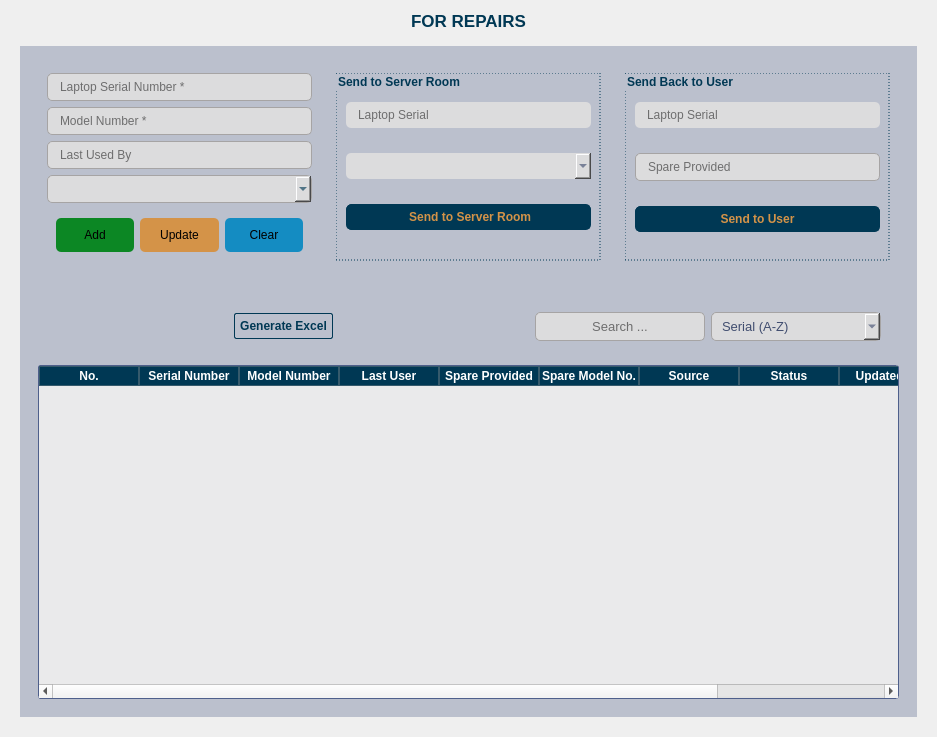
               <widget class="QWidget" name="sentForRepairPage">
                <property name="styleSheet">
                 <string notr="true">
/** SENT FOR REPAIRS TAB PANE ******/

#sentForRepairTabWidget{
border: none;
background-color:#bbc0cd;
} 


#sentForRepairTabWidget QLineEdit,#sentForRepairTabWidget QComboBox{
color:#000000;
background-color:#dcdcdd;
border:1px solid rgba(166,164,164,1);
border-radius:5px;
padding:5px 10px;
}

#sentForRepairTabWidget QLineEdit:hover,#sentForRepairTabWidget QComboBox:hover{

border:1px solid red;

}

#sentForRepairTabWidget QLineEdit:focus,#sentForRepairTabWidget QComboBox:focus{

border:1px solid red;

}

#sentForRepairButtons QPushButton{
padding:10px;
}
 #addSentForRepairBtn:hover{
background-color:#0eab1b;
}
#addSentForRepairBtn{
border-radius:5px;
padding: 5px 10px;
background-color:#0c8724;
}
#updateSentForRepairBtn{
border-radius:5px;
padding: 5px 10px;
background-color:#d49348;
}
#updateSentForRepairBtn:hover{
background-color:#ad610a;
}
#clearSentForRepairBtn{
border-radius:5px;
padding: 5px 10px;
background-color:#148cc2;
}
#clearSentForRepairBtn:hover{
background-color:#1cabeb;
}


#ssrBtn,#ssuBtn,#repairSearchBtn{
padding:10px;
color:#d49348;
background-color:#003854;
border:1px solid #003854;
border-radius:5px;
padding: 5px 10px;

}
#ssrBtn:hover,#ssuBtn:hover,#repairSearchBtn:hover{
background-color:#d49348;
border-color:#003854;
color:#003854;

}

#sentForRepairTabWidget QTableWidget{
color:#003854;
background-color:#eaeaeb;
border:1px solid #4e5f8b;
border-radius:3px;
}
#sentForRepairTabWidget QHeaderView::section{
background: #003854;
border:1px solid qlineargradient(spread:pad,  x1:0 y1:0, x2:1 y2:0, stop:0 rgba(54,90,108,1) stop:1 rgba(54,90,108,1));
color:#fff;
font-weight:bold;

}

#repairsGenerateCSVBtn{
border:1px solid #003854;
border-radius:2px;
padding:5px;
color:#003854;

}
#repairsGenerateCSVBtn:hover{
background-color:#003854;
color:#fff;
}

</string>
                </property>
                <layout class="QVBoxLayout" name="verticalLayout_16">
                 <item>
                  <widget class="QLabel" name="label_11">
                   <property name="font">
                    <font>
                     <pointsize>13</pointsize>
                     <weight>75</weight>
                     <bold>true</bold>
                    </font>
                   </property>
                   <property name="styleSheet">
                    <string notr="true">color:#003854;</string>
                   </property>
                   <property name="text">
                    <string>FOR REPAIRS</string>
                   </property>
                   <property name="alignment">
                    <set>Qt::AlignCenter</set>
                   </property>
                  </widget>
                 </item>
                 <item>
                  <widget class="QWidget" name="widget_17" native="true">
                   <layout class="QVBoxLayout" name="verticalLayout_32">
                    <item>
                     <widget class="QWidget" name="sentForRepairTabWidget" native="true">
                      <property name="styleSheet">
                       <string notr="true">#sendRepairtoServerGroupBox QGroupBox{
color:#003854;
border:1px dashed #003854;
}
 #sendRepairtoUserGroupBox QGroupBox{
color:#003854;
border:1px dotted #003854;
}</string>
                      </property>
                      <layout class="QVBoxLayout" name="verticalLayout_33">
                       <item>
                        <widget class="QWidget" name="widget_21" native="true">
                         <layout class="QHBoxLayout" name="horizontalLayout_23">
                          <item>
                           <widget class="QWidget" name="widget_23" native="true">
                            <layout class="QVBoxLayout" name="verticalLayout_35">
                             <item>
                              <widget class="QLineEdit" name="txtSentForRepairSerial">
                               <property name="placeholderText">
                                <string>Laptop Serial Number *</string>
                               </property>
                              </widget>
                             </item>
                             <item>
                              <widget class="QLineEdit" name="txtSentForRepairModel">
                               <property name="placeholderText">
                                <string>Model Number *</string>
                               </property>
                              </widget>
                             </item>
                             <item>
                              <widget class="QLineEdit" name="txtSentForRepairLastUser">
                               <property name="contextMenuPolicy">
                                <enum>Qt::NoContextMenu</enum>
                               </property>
                               <property name="placeholderText">
                                <string>Last Used By</string>
                               </property>
                               <property name="cursorMoveStyle">
                                <enum>Qt::LogicalMoveStyle</enum>
                               </property>
                              </widget>
                             </item>
                             <item>
                              <widget class="QComboBox" name="txtSentForRepairStatus">
                               <property name="styleSheet">
                                <string notr="true">color:#003854;</string>
                               </property>
                               <item>
                                <property name="text">
                                 <string/>
                                </property>
                               </item>
                               <item>
                                <property name="text">
                                 <string>Repair Screen</string>
                                </property>
                               </item>
                               <item>
                                <property name="text">
                                 <string>Repair Keyboard</string>
                                </property>
                               </item>
                               <item>
                                <property name="text">
                                 <string>Repair Trackpad</string>
                                </property>
                               </item>
                               <item>
                                <property name="text">
                                 <string>Repair Charging Port</string>
                                </property>
                               </item>
                               <item>
                                <property name="text">
                                 <string/>
                                </property>
                               </item>
                               <item>
                                <property name="text">
                                 <string>Other Repairs</string>
                                </property>
                               </item>
                              </widget>
                             </item>
                             <item>
                              <widget class="QWidget" name="sentForRepairButtons" native="true">
                               <layout class="QHBoxLayout" name="horizontalLayout_24">
                                <item>
                                 <widget class="QPushButton" name="addSentForRepairBtn">
                                  <property name="cursor">
                                   <cursorShape>PointingHandCursor</cursorShape>
                                  </property>
                                  <property name="text">
                                   <string>Add</string>
                                  </property>
                                  <property name="icon">
                                   <iconset resource="resources.qrc">
                                    <normaloff>:/Icons/Icons/plus-circle.svg</normaloff>:/Icons/Icons/plus-circle.svg</iconset>
                                  </property>
                                 </widget>
                                </item>
                                <item>
                                 <widget class="QPushButton" name="updateSentForRepairBtn">
                                  <property name="cursor">
                                   <cursorShape>PointingHandCursor</cursorShape>
                                  </property>
                                  <property name="text">
                                   <string>Update</string>
                                  </property>
                                  <property name="icon">
                                   <iconset resource="resources.qrc">
                                    <normaloff>:/Icons/Icons/refresh-ccw.svg</normaloff>:/Icons/Icons/refresh-ccw.svg</iconset>
                                  </property>
                                 </widget>
                                </item>
                                <item>
                                 <widget class="QPushButton" name="clearSentForRepairBtn">
                                  <property name="cursor">
                                   <cursorShape>PointingHandCursor</cursorShape>
                                  </property>
                                  <property name="text">
                                   <string>Clear</string>
                                  </property>
                                  <property name="icon">
                                   <iconset resource="resources.qrc">
                                    <normaloff>:/Icons/Icons/check.svg</normaloff>:/Icons/Icons/check.svg</iconset>
                                  </property>
                                 </widget>
                                </item>
                               </layout>
                              </widget>
                             </item>
                            </layout>
                           </widget>
                          </item>
                          <item>
                           <widget class="QWidget" name="sendRepairtoServerGroupBox" native="true">
                            <layout class="QVBoxLayout" name="verticalLayout_37">
                             <item>
                              <widget class="QGroupBox" name="groupBox">
                               <property name="font">
                                <font>
                                 <weight>75</weight>
                                 <bold>true</bold>
                                </font>
                               </property>
                               <property name="styleSheet">
                                <string notr="true"/>
                               </property>
                               <property name="title">
                                <string>Send to Server Room</string>
                               </property>
                               <layout class="QVBoxLayout" name="verticalLayout_38">
                                <item>
                                 <widget class="QLineEdit" name="txtSSRSerial">
                                  <property name="enabled">
                                   <bool>false</bool>
                                  </property>
                                  <property name="styleSheet">
                                   <string notr="true">border:none;</string>
                                  </property>
                                  <property name="placeholderText">
                                   <string>Laptop Serial</string>
                                  </property>
                                 </widget>
                                </item>
                                <item>
                                 <widget class="QComboBox" name="txtSSRStatus">
                                  <property name="styleSheet">
                                   <string notr="true">border:none;
color:#404d6f;</string>
                                  </property>
                                  <item>
                                   <property name="text">
                                    <string/>
                                   </property>
                                  </item>
                                  <item>
                                   <property name="text">
                                    <string>Repair Success</string>
                                   </property>
                                  </item>
                                  <item>
                                   <property name="text">
                                    <string>Faulty</string>
                                   </property>
                                  </item>
                                  <item>
                                   <property name="text">
                                    <string>Damaged</string>
                                   </property>
                                  </item>
                                 </widget>
                                </item>
                                <item>
                                 <widget class="QPushButton" name="ssrBtn">
                                  <property name="font">
                                   <font>
                                    <weight>75</weight>
                                    <bold>true</bold>
                                   </font>
                                  </property>
                                  <property name="cursor">
                                   <cursorShape>PointingHandCursor</cursorShape>
                                  </property>
                                  <property name="styleSheet">
                                   <string notr="true"/>
                                  </property>
                                  <property name="text">
                                   <string> Send to Server Room</string>
                                  </property>
                                  <property name="icon">
                                   <iconset resource="resources.qrc">
                                    <normaloff>:/Icons/Icons/server.svg</normaloff>:/Icons/Icons/server.svg</iconset>
                                  </property>
                                 </widget>
                                </item>
                               </layout>
                              </widget>
                             </item>
                            </layout>
                           </widget>
                          </item>
                          <item>
                           <widget class="QWidget" name="sendRepairtoUserGroupBox" native="true">
                            <layout class="QVBoxLayout" name="verticalLayout_36">
                             <item>
                              <widget class="QGroupBox" name="groupbox2">
                               <property name="font">
                                <font>
                                 <weight>75</weight>
                                 <bold>true</bold>
                                </font>
                               </property>
                               <property name="styleSheet">
                                <string notr="true"/>
                               </property>
                               <property name="title">
                                <string>Send Back to User</string>
                               </property>
                               <layout class="QVBoxLayout" name="verticalLayout_46">
                                <item>
                                 <widget class="QLineEdit" name="txtSSUSerial">
                                  <property name="enabled">
                                   <bool>false</bool>
                                  </property>
                                  <property name="styleSheet">
                                   <string notr="true">border:none;</string>
                                  </property>
                                  <property name="placeholderText">
                                   <string>Laptop Serial</string>
                                  </property>
                                 </widget>
                                </item>
                                <item>
                                 <widget class="QLineEdit" name="txtSSUSpare">
                                  <property name="enabled">
                                   <bool>false</bool>
                                  </property>
                                  <property name="placeholderText">
                                   <string>Spare Provided</string>
                                  </property>
                                 </widget>
                                </item>
                                <item>
                                 <widget class="QPushButton" name="ssuBtn">
                                  <property name="font">
                                   <font>
                                    <weight>75</weight>
                                    <bold>true</bold>
                                   </font>
                                  </property>
                                  <property name="cursor">
                                   <cursorShape>PointingHandCursor</cursorShape>
                                  </property>
                                  <property name="styleSheet">
                                   <string notr="true"/>
                                  </property>
                                  <property name="text">
                                   <string>Send to User</string>
                                  </property>
                                  <property name="icon">
                                   <iconset resource="resources.qrc">
                                    <normaloff>:/Icons/Icons/users.svg</normaloff>:/Icons/Icons/users.svg</iconset>
                                  </property>
                                 </widget>
                                </item>
                               </layout>
                              </widget>
                             </item>
                            </layout>
                           </widget>
                          </item>
                         </layout>
                        </widget>
                       </item>
                       <item>
                        <widget class="QWidget" name="widget_22" native="true">
                         <layout class="QVBoxLayout" name="verticalLayout_34">
                          <item>
                           <widget class="QWidget" name="widget_20" native="true">
                            <property name="minimumSize">
                             <size>
                              <width>0</width>
                              <height>30</height>
                             </size>
                            </property>
                            <layout class="QHBoxLayout" name="horizontalLayout_25">
                             <item>
                              <widget class="QWidget" name="widget_24" native="true">
                               <property name="enabled">
                                <bool>false</bool>
                               </property>
                               <widget class="QLineEdit" name="txtRepairLaptopID">
                                <property name="enabled">
                                 <bool>false</bool>
                                </property>
                                <property name="geometry">
                                 <rect>
                                  <x>9</x>
                                  <y>10</y>
                                  <width>128</width>
                                  <height>28</height>
                                 </rect>
                                </property>
                                <property name="styleSheet">
                                 <string notr="true">background:transparent;
border:none;
color:transparent;</string>
                                </property>
                                <property name="echoMode">
                                 <enum>QLineEdit::NoEcho</enum>
                                </property>
                                <property name="readOnly">
                                 <bool>true</bool>
                                </property>
                               </widget>
                              </widget>
                             </item>
                             <item alignment="Qt::AlignHCenter">
                              <widget class="QWidget" name="widget_26" native="true">
                               <layout class="QVBoxLayout" name="verticalLayout_44">
                                <item>
                                 <widget class="QPushButton" name="repairsGenerateCSVBtn">
                                  <property name="font">
                                   <font>
                                    <weight>75</weight>
                                    <bold>true</bold>
                                   </font>
                                  </property>
                                  <property name="cursor">
                                   <cursorShape>PointingHandCursor</cursorShape>
                                  </property>
                                  <property name="text">
                                   <string>Generate Excel</string>
                                  </property>
                                  <property name="icon">
                                   <iconset resource="resources.qrc">
                                    <normaloff>:/Icons/Icons/file-text.svg</normaloff>:/Icons/Icons/file-text.svg</iconset>
                                  </property>
                                 </widget>
                                </item>
                               </layout>
                              </widget>
                             </item>
                             <item alignment="Qt::AlignVCenter">
                              <widget class="QWidget" name="widget_27" native="true">
                               <property name="minimumSize">
                                <size>
                                 <width>0</width>
                                 <height>42</height>
                                </size>
                               </property>
                               <layout class="QHBoxLayout" name="horizontalLayout_26"/>
                              </widget>
                             </item>
                             <item alignment="Qt::AlignHCenter|Qt::AlignVCenter">
                              <widget class="QWidget" name="widget_28" native="true">
                               <property name="minimumSize">
                                <size>
                                 <width>0</width>
                                 <height>42</height>
                                </size>
                               </property>
                               <layout class="QHBoxLayout" name="horizontalLayout_27">
                                <item alignment="Qt::AlignRight">
                                 <widget class="QLineEdit" name="txtSearchRepairs">
                                  <property name="sizePolicy">
                                   <sizepolicy hsizetype="Fixed" vsizetype="Fixed">
                                    <horstretch>0</horstretch>
                                    <verstretch>0</verstretch>
                                   </sizepolicy>
                                  </property>
                                  <property name="minimumSize">
                                   <size>
                                    <width>170</width>
                                    <height>0</height>
                                   </size>
                                  </property>
                                  <property name="maximumSize">
                                   <size>
                                    <width>170</width>
                                    <height>16777215</height>
                                   </size>
                                  </property>
                                  <property name="font">
                                   <font>
                                    <pointsize>10</pointsize>
                                   </font>
                                  </property>
                                  <property name="contextMenuPolicy">
                                   <enum>Qt::DefaultContextMenu</enum>
                                  </property>
                                  <property name="echoMode">
                                   <enum>QLineEdit::Normal</enum>
                                  </property>
                                  <property name="alignment">
                                   <set>Qt::AlignCenter</set>
                                  </property>
                                  <property name="placeholderText">
                                   <string>Search ...</string>
                                  </property>
                                  <property name="clearButtonEnabled">
                                   <bool>true</bool>
                                  </property>
                                 </widget>
                                </item>
                                <item alignment="Qt::AlignRight">
                                 <widget class="QComboBox" name="repairLaptopSearchCombo">
                                  <property name="sizePolicy">
                                   <sizepolicy hsizetype="Fixed" vsizetype="Fixed">
                                    <horstretch>0</horstretch>
                                    <verstretch>0</verstretch>
                                   </sizepolicy>
                                  </property>
                                  <property name="minimumSize">
                                   <size>
                                    <width>170</width>
                                    <height>0</height>
                                   </size>
                                  </property>
                                  <property name="maximumSize">
                                   <size>
                                    <width>170</width>
                                    <height>16777215</height>
                                   </size>
                                  </property>
                                  <property name="font">
                                   <font>
                                    <pointsize>10</pointsize>
                                   </font>
                                  </property>
                                  <property name="styleSheet">
                                   <string notr="true">color: #404d6f;</string>
                                  </property>
                                  <property name="editable">
                                   <bool>false</bool>
                                  </property>
                                  <property name="currentText">
                                   <string>Serial (A-Z)</string>
                                  </property>
                                  <item>
                                   <property name="text">
                                    <string>Serial (A-Z)</string>
                                   </property>
                                  </item>
                                  <item>
                                   <property name="text">
                                    <string>Model (A-Z)</string>
                                   </property>
                                  </item>
                                  <item>
                                   <property name="text">
                                    <string>Last User (A-Z)</string>
                                   </property>
                                  </item>
                                 </widget>
                                </item>
                               </layout>
                              </widget>
                             </item>
                            </layout>
                           </widget>
                          </item>
                          <item>
                           <widget class="QTableWidget" name="RepairsRecordTable">
                            <property name="sizePolicy">
                             <sizepolicy hsizetype="Expanding" vsizetype="Expanding">
                              <horstretch>0</horstretch>
                              <verstretch>0</verstretch>
                             </sizepolicy>
                            </property>
                            <property name="minimumSize">
                             <size>
                              <width>861</width>
                              <height>334</height>
                             </size>
                            </property>
                            <property name="editTriggers">
                             <set>QAbstractItemView::AnyKeyPressed</set>
                            </property>
                            <property name="showGrid">
                             <bool>true</bool>
                            </property>
                            <property name="sortingEnabled">
                             <bool>false</bool>
                            </property>
                            <attribute name="horizontalHeaderCascadingSectionResizes">
                             <bool>false</bool>
                            </attribute>
                            <attribute name="horizontalHeaderShowSortIndicator" stdset="0">
                             <bool>false</bool>
                            </attribute>
                            <attribute name="horizontalHeaderStretchLastSection">
                             <bool>true</bool>
                            </attribute>
                            <attribute name="verticalHeaderCascadingSectionResizes">
                             <bool>false</bool>
                            </attribute>
                            <attribute name="verticalHeaderMinimumSectionSize">
                             <number>24</number>
                            </attribute>
                            <attribute name="verticalHeaderShowSortIndicator" stdset="0">
                             <bool>false</bool>
                            </attribute>
                            <attribute name="verticalHeaderStretchLastSection">
                             <bool>false</bool>
                            </attribute>
                            <column>
                             <property name="text">
                              <string>No.</string>
                             </property>
                            </column>
                            <column>
                             <property name="text">
                              <string>Serial Number</string>
                             </property>
                            </column>
                            <column>
                             <property name="text">
                              <string>Model Number</string>
                             </property>
                            </column>
                            <column>
                             <property name="text">
                              <string>Last User</string>
                             </property>
                            </column>
                            <column>
                             <property name="text">
                              <string>Spare Provided</string>
                             </property>
                            </column>
                            <column>
                             <property name="text">
                              <string>Spare Model No.</string>
                             </property>
                            </column>
                            <column>
                             <property name="text">
                              <string>Source</string>
                             </property>
                            </column>
                            <column>
                             <property name="text">
                              <string>Status</string>
                             </property>
                            </column>
                            <column>
                             <property name="text">
                              <string>Updated By</string>
                             </property>
                            </column>
                            <column>
                             <property name="text">
                              <string>Change Date</string>
                             </property>
                            </column>
                           </widget>
                          </item>
                         </layout>
                        </widget>
                       </item>
                      </layout>
                     </widget>
                    </item>
                   </layout>
                  </widget>
                 </item>
                </layout>
               </widget>
